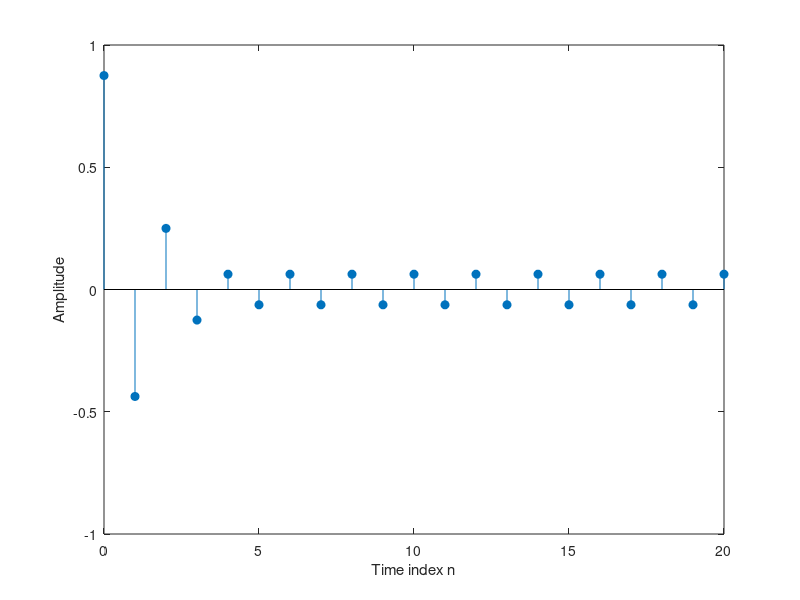

Source code (MATLAB):
a=-1/2;
B=4;
x=[7/8 zeros(1,20)];
ycap=0;
for n=1:21
    ay=abs(a*ycap);
    ay=ay+(1/2)*2^(-B);
    Qy=0;
    for k=1:B
        Qy=fix(ay*2)/(2^k)+Qy;
        ay=(ay*2)-fix(ay*2);
    end
    Qy=sign(a*ycap)*Qy;
    y(n)=Qy+x(n);
    ycap=y(n);
end
k=0:20
stem(k,y,'filled');
ylabel('Amplitude');
xlabel('Time index n');